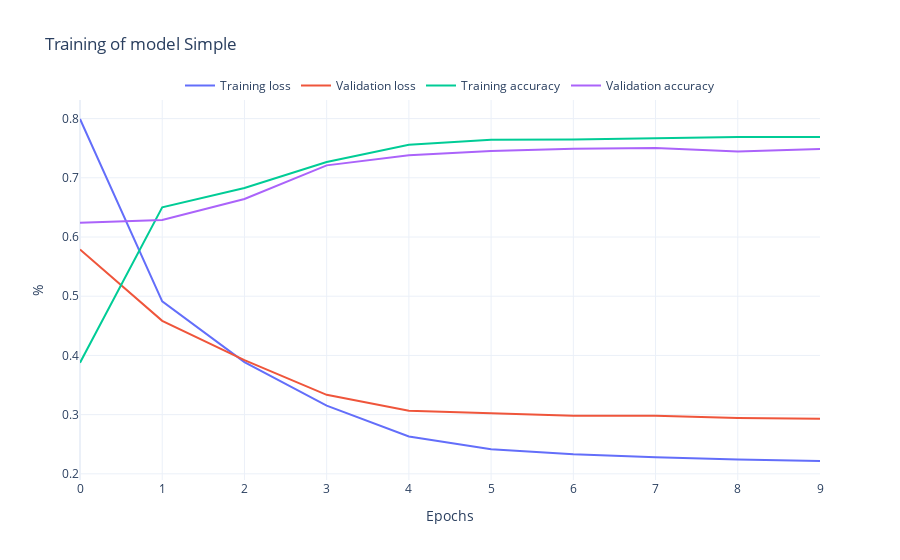

Here is the notebook cell this chart was saved with:
### Markdown cell above
#### Plot the training and validation loss

### Code cell
rst.plot_history(history_simple, "Simple")

### Figure 1 — Plotly figure (JSON) as saved in the notebook; plotly's stock layout.template omitted (floating-point values rounded to 4 significant figures)
{"data": [{"mode": "lines", "name": "Training loss", "type": "scatter", "y": [0.7993, 0.4912, 0.3886, 0.315, 0.2631, 0.2416, 0.2329, 0.2278, 0.2243, 0.2217]}, {"mode": "lines", "name": "Validation loss", "type": "scatter", "y": [0.5788, 0.4584, 0.392, 0.3334, 0.3065, 0.3018, 0.2983, 0.2982, 0.2945, 0.2931]}, {"mode": "lines", "name": "Training accuracy", "type": "scatter", "y": [0.3877, 0.6501, 0.6827, 0.7266, 0.7559, 0.7644, 0.7648, 0.7674, 0.7689, 0.7688]}, {"mode": "lines", "name": "Validation accuracy", "type": "scatter", "y": [0.6242, 0.6286, 0.6642, 0.721, 0.738, 0.7451, 0.7489, 0.7504, 0.7445, 0.7486]}], "layout": {"legend": {"bgcolor": "rgba(255,255,255,0.5)", "orientation": "h", "x": 0.5, "xanchor": "center", "y": 1, "yanchor": "bottom"}, "title": {"text": "Training of model Simple"}, "xaxis": {"title": {"text": "Epochs"}}, "yaxis": {"title": {"text": "%"}}}}
